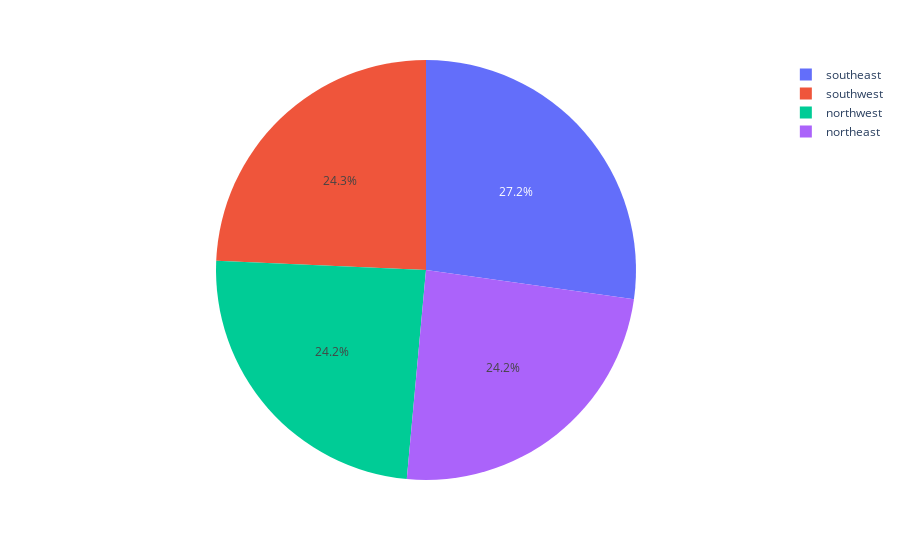

Notebook code for this chart:
### Code cell
pie = df['region'].value_counts()
a = pie.index
b = pie.values
fig = px.pie(df, values=b, names=a)
fig.show()

### Figure 1 — Plotly figure (JSON) as saved in the notebook; plotly's stock layout.template omitted (floating-point values rounded to 4 significant figures)
{"data": [{"domain": {"x": [0, 1], "y": [0, 1]}, "hovertemplate": "label=%{label}<br>value=%{value}<extra></extra>", "labels": ["southeast", "southwest", "northwest", "northeast"], "legendgroup": "", "name": "", "showlegend": true, "type": "pie", "values": [364, 325, 324, 324]}], "layout": {"legend": {"tracegroupgap": 0}, "margin": {"t": 60}}}
